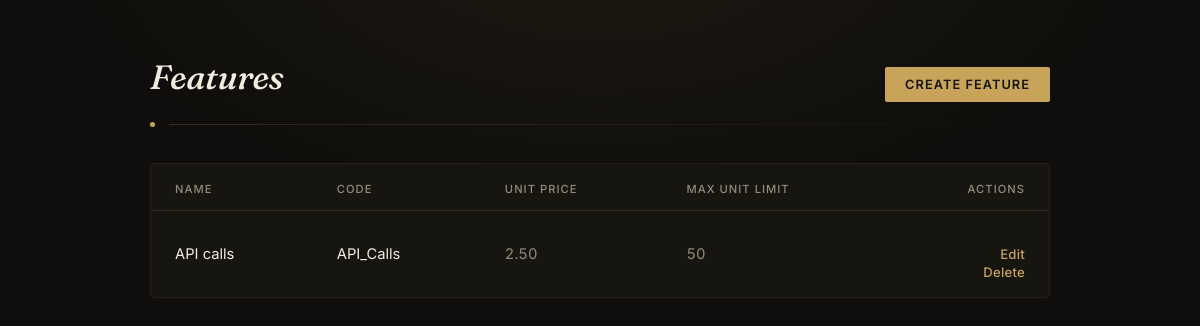
/features/ (signed in), run on the app's committed database.
### app/models.py (models this page shows, shortened)
class Feature(models.Model):
    name = models.CharField(max_length=100)
    code = models.CharField(max_length=100,unique=True)
    unit_price = models.DecimalField(max_digits=10, decimal_places=2,validators=[MinValueValidator(0)])
    max_unit_limit = models.IntegerField(null=True, blank=True,validators=[MinValueValidator(0)])

### app/views.py (the view)
# urls.py: path("features/", views.feature_list, name="feature_list"),
@admin_required
def feature_list(request):
    features = Feature.objects.all()
    return render(request, "feature_list.html", {"features": features})

### app/templates/feature_list.html (shortened to what this page needs)
<!DOCTYPE html>
<html lang="en">
<head>
</head>
<body>
  <div class="panel">
    <div class="top-row">
      <h1>Features</h1>
      <a class="btn-create" href="{% url 'create_feature' %}">Create Feature</a>
    </div>
    <div class="mark">
      <span class="dot"></span>
      <span class="line"></span>
    </div>
    {% if features %}
        <div class="table-card">
            <table>
                <thead>
                    <tr>
                        <th>Name</th>
                        <th>Code</th>
                        <th>Unit Price</th>
                        <th>Max Unit Limit</th>
                        <th>Actions</th>
                    </tr>
                </thead>
                <tbody>
                    {% for feature in features %}
                        <tr>
                            <td data-label="Name">{{ feature.name }}</td>
                            <td data-label="Code">{{ feature.code }}</td>
                            <td data-label="Unit Price">{{ feature.unit_price }}</td>
                            <td data-label="Max Unit Limit">{{ feature.max_unit_limit }}</td>
                            <td class="actions" data-label="Actions">
                                <br><a href="{% url 'edit_feature' feature.id %}">Edit</a></br>
                                <a href="{% url 'delete_feature' feature.id %}">Delete</a>
                            </td>
                        </tr>
                    {% endfor %}
                </tbody>
            </table>
        </div>
    {% else %}
        <div class="empty-state">
            <p>No features have been created yet.</p>
        </div>
    {% endif %}
  </div>
</body>
</html>

### app/templates/feature_list.html (style rules this page uses)
:root { --bg: #0f0e0c; --surface: #17150f; --border: #322d24; --border-soft: #241f18; --text: #f2ecdf; --text-dim: #948b78; --accent: #c8a45b; --accent-soft: rgba(200,164,91,0.14); }
* { box-sizing: border-box; }
body { margin:0; min-height:100vh; background: radial-gradient(ellipse 900px 500px at 50% -10%, rgba(200,164,91,0.08), transparent 60%), var(--bg); color: var(--text); font-family: 'Inter', sans-serif; padding: 56px 24px; }
.panel { width:100%; max-width: 900px; margin: 0 auto; }
.top-row { display:flex; align-items:baseline; justify-content:space-between; flex-wrap: wrap; gap: 16px; margin-bottom: 8px; opacity:0; animation: fadeUp 0.7s ease 0.1s forwards; }
h1 { font-family:'Fraunces', serif; font-weight:500; font-style:italic; font-size: 2.1rem; margin: 0; letter-spacing: -0.01em; }
.btn-create { display:inline-block; background: var(--accent); color: #17150f; text-decoration:none; padding: 10px 20px; font-size: 0.8rem; font-weight: 600; text-transform: uppercase; letter-spacing: 0.08em; border-radius: 2px; transition: background 0.25s ease, transform 0.15s ease; }
.mark { display:flex; align-items:center; gap:14px; margin: 20px 0 36px; opacity:0; animation: fadeIn 0.7s ease 0.15s forwards; }
.mark .line { height:1px; flex:1; background: linear-gradient(90deg, var(--border), transparent); }
.mark .dot { width:5px; height:5px; border-radius:50%; background: var(--accent); flex-shrink:0; }
.table-card { background: var(--surface); border: 1px solid var(--border-soft); border-radius: 4px; overflow: hidden; opacity:0; animation: fadeUp 0.7s ease 0.25s forwards; }
table { width: 100%; border-collapse: collapse; font-size: 0.92rem; }
thead th { text-align: left; font-size: 0.7rem; text-transform: uppercase; letter-spacing: 0.09em; color: var(--text-dim); font-weight: 500; padding: 18px 24px 14px; border-bottom: 1px solid var(--border); }
thead th:last-child { text-align: right; }
tbody td { padding: 16px 24px; border-bottom: 1px solid var(--border-soft); color: var(--text); }
tbody tr:last-child td { border-bottom: none; }
tbody tr { transition: background 0.2s ease; }
tbody td:nth-child(3), tbody td:nth-child(4) { font-variant-numeric: tabular-nums; color: var(--text-dim); }
td.actions { text-align: right; }
td.actions a { color: var(--accent); text-decoration: none; font-size: 0.82rem; font-weight: 500; letter-spacing: 0.02em; border-bottom: 1px solid transparent; transition: border-color 0.25s ease; }

### data on the page
Feature: name "API calls", code "API_Calls", unit_price "2.50", max_unit_limit "50"
